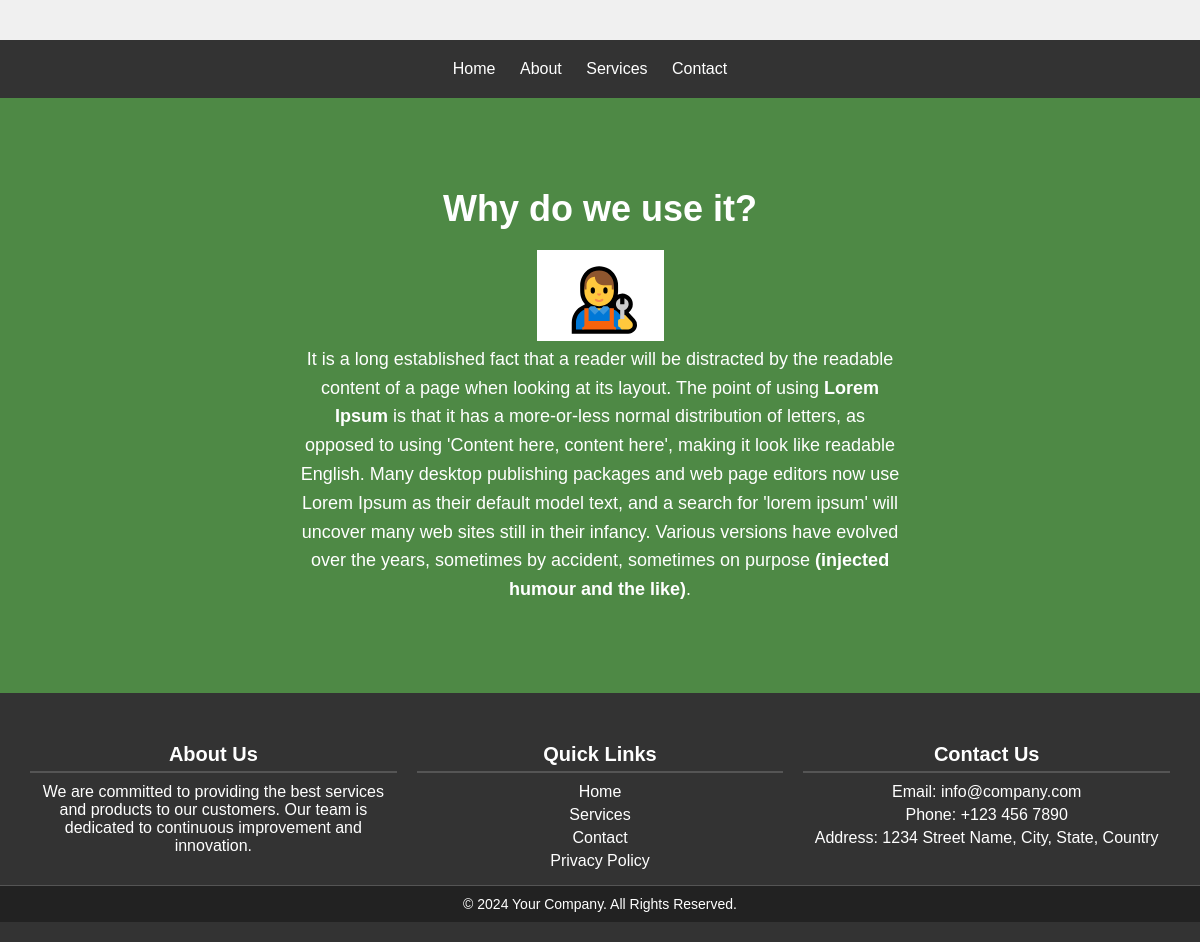
Page /newsDetail/why-do-we-use-it on the committed database.
### news/models.py (models this page shows)
class News(models.Model):
    news_title=models.CharField(max_length=100)
    news_desc=HTMLField()
    news_image=models.FileField(upload_to="news/",max_length=250,null=True,default=None)
    news_slug=AutoSlugField(populate_from='news_title',unique=True,null=True,default=None)

### foru/views.py (the view)
# urls.py: path('newsDetail/<slug>',views.newsDetail),
def newsDetail(request,slug):
    newsDetail=News.objects.get(news_slug=slug)
    data={
        'newsDetail':newsDetail
    }
    return render(request,"news.html",data)

### templates/news.html (shortened to what this page needs)
{% extends "base.html" %}
{% block details %}
{% load static %}
<!DOCTYPE html>
<html lang="en">
<head>
    <link rel="stylesheet" href="{% static 'css//aboutus.css'%}">
</head>
<body>
<section class="about-section">
    <h1>{{newsDetail.news_title}}</h1>{{output}}
    {% if newsDetail.news_image != Null %}
    <img src="/media/{{newsDetail.news_image}}">
    {% endif %}
    <p>{{newsDetail.news_desc | safe }}</p>
</section>
</body>
</html>
{% endblock  %}

### static/css/homepage.css (style rules this page uses)
body { font-family: Arial, sans-serif; margin: 0; padding: 0; }

### static/css/aboutus.css (style rules this page uses)
body { font-family: Arial, sans-serif; margin: 0; padding: 0; background-color: #f4f4f4; }
.about-section { background: #28701dcf; color: white; padding: 60px 20px; text-align: center; }
.about-section h1 { font-size: 36px; margin-bottom: 20px; }
.about-section p { font-size: 18px; max-width: 600px; margin: 0 auto; line-height: 1.6; }

### rows in the picture
News: news_title "Why do we use it?", news_image (picture), news_desc "It is a long established fact that a reader will be distracted by the readable content of a page when looking at its layout. The point of using Lorem Ipsum is that it has a more-or-less normal distribution of letters, as opposed to using 'Content here, content here', making it look like readable English. Many desktop publishing packages and web page editors now use Lorem Ipsum as their default model text, and a search for 'lorem ipsum' will uncover many web sites still in their infancy. Various versions have evolved over the years, sometimes by accident, sometimes on purpose (injected humour and the like) ."
